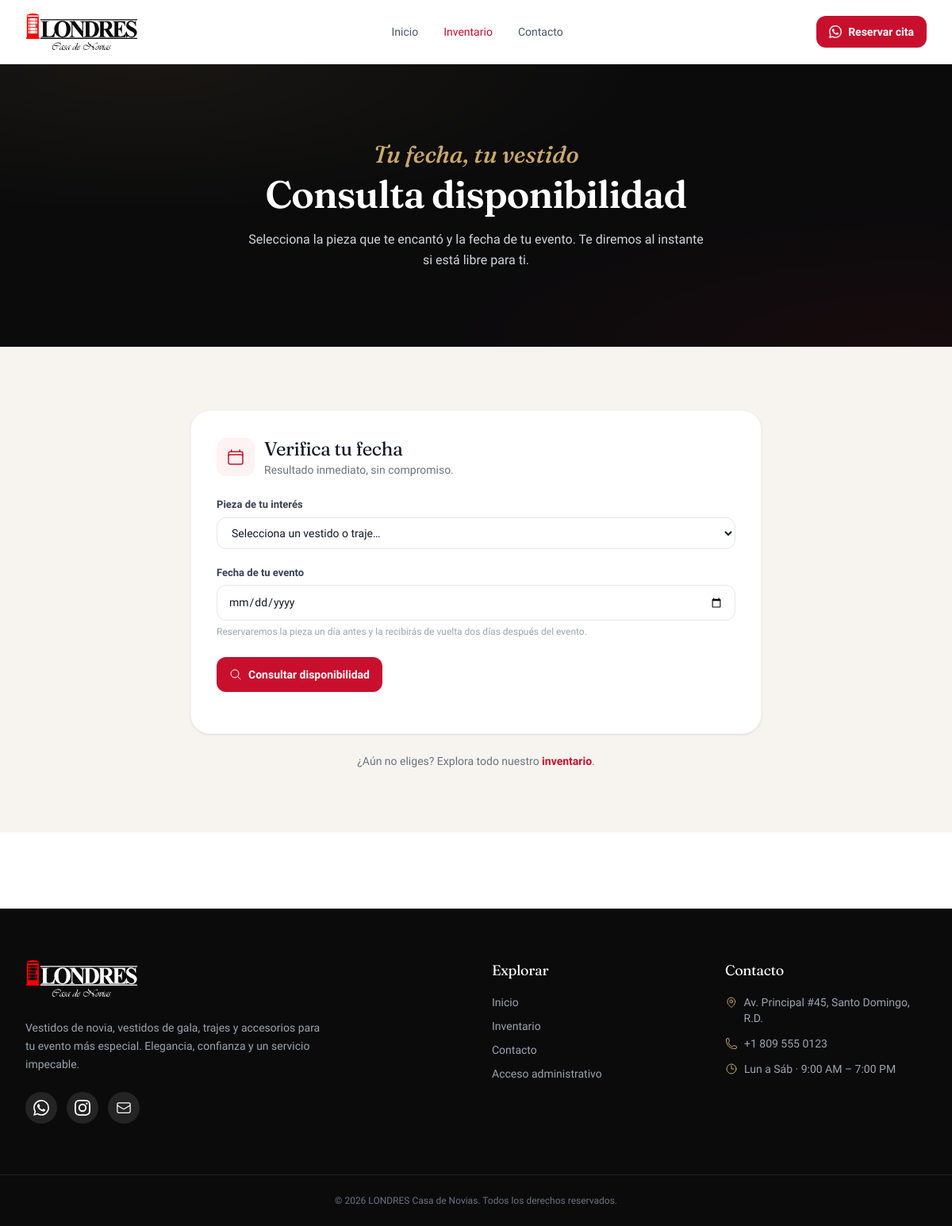
Page /disponibilidad.php on the committed database.
### tables this page shows
CREATE TABLE `business_settings` (
    `id`                         INT UNSIGNED NOT NULL AUTO_INCREMENT,
    `business_name`              VARCHAR(150) NOT NULL DEFAULT 'LONDRES Casa de Novias',
    `logo`                       VARCHAR(255) NULL,
    `phone`                      VARCHAR(40)  NULL,
    `whatsapp`                   VARCHAR(40)  NULL,
    `email`                      VARCHAR(150) NULL,
    `address`                    VARCHAR(255) NULL,
    `instagram`                  VARCHAR(120) NULL,
    `opening_hours`              VARCHAR(255) NULL,
    `rental_policy`              TEXT NULL,
    `return_policy`              TEXT NULL,
    `initial_payment_percentage` DECIMAL(5,2) NOT NULL DEFAULT 50.00,
    `currency`                   VARCHAR(10)  NOT NULL DEFAULT 'RD$',
    `tax_percentage`             DECIMAL(5,2) NOT NULL DEFAULT 0.00,
    `late_fee_per_day`           DECIMAL(12,2) NOT NULL DEFAULT 500.00,
    `late_fee_workweek`          ENUM('mon_fri','mon_sat') NOT NULL DEFAULT 'mon_fri',
    `invoice_prefix`             VARCHAR(20)  NOT NULL DEFAULT 'FAC',
    `barcode_prefix`             VARCHAR(6)   NOT NULL DEFAULT 'LCN',
    `primary_color`              VARCHAR(20)  NOT NULL DEFAULT '#C8102E',
    `created_at`                 TIMESTAMP NOT NULL DEFAULT CURRENT_TIMESTAMP,
    `updated_at`                 TIMESTAMP NOT NULL DEFAULT CURRENT_TIMESTAMP ON UPDATE CURRENT_TIMESTAMP,
    PRIMARY KEY (`id`)
);

### app/config/database.php (called while the page is built, shortened)
<?php
function db(): PDO
{
    static $pdo = null;
    if ($pdo instanceof PDO) {
        return $pdo;
    }
    $dsn = sprintf(
        'mysql:host=%s;port=%s;dbname=%s;charset=%s',
        DB_HOST, DB_PORT, DB_NAME, DB_CHARSET
    );
    try {
        $pdo = new PDO($dsn, DB_USER, DB_PASS, [
            PDO::ATTR_ERRMODE            => PDO::ERRMODE_EXCEPTION,
            PDO::ATTR_DEFAULT_FETCH_MODE => PDO::FETCH_ASSOC,
            PDO::ATTR_EMULATE_PREPARES   => true,
            PDO::MYSQL_ATTR_INIT_COMMAND => "SET NAMES utf8mb4 COLLATE utf8mb4_unicode_ci",
        ]);
    } catch (PDOException $e) {
        if (defined('APP_DEBUG') && APP_DEBUG) {
            http_response_code(500);
            die('Error de conexión a la base de datos: ' . htmlspecialchars($e->getMessage()));
        }
        error_log('DB connection error: ' . $e->getMessage());
        http_response_code(500);
        die('No se pudo conectar a la base de datos. Intente más tarde.');
    }
    try {
        $pdo->exec("SET SESSION sql_mode = (SELECT REPLACE(@@sql_mode, 'ONLY_FULL_GROUP_BY', ''))");
    } catch (Throwable $e) {  }
    return $pdo;
}

### app/helpers/db.php (called while the page is built, shortened)
<?php
function db_all(string $sql, array $params = []): array
{
    $stmt = db()->prepare($sql);
    $stmt->execute($params);
    return $stmt->fetchAll();
}
function db_one(string $sql, array $params = []): ?array
{
    $stmt = db()->prepare($sql);
    $stmt->execute($params);
    $row = $stmt->fetch();
    return $row === false ? null : $row;
}

### app/helpers/functions.php (called while the page is built, shortened)
<?php
function e($value): string
{
    return htmlspecialchars((string) ($value ?? ''), ENT_QUOTES | ENT_SUBSTITUTE, 'UTF-8');
}
function clean_route(string $path): array
{
    $path = ltrim($path, '/');
    $qs = '';
    $isIndex = false;
    $path = preg_replace('/\.php$/i', '', $path);
    if ($path === 'index') {
        $path = '';
        $isIndex = true;
    } elseif (substr($path, -6) === '/index') {
        $path = substr($path, 0, -6);
        $isIndex = true;
    }
    return [trim($path, '/'), $qs, $isIndex];
}
function admin_url(string $path = ''): string
{
    [$p, $qs, $isIndex] = clean_route($path);
    $base = APP_URL . '/admin' . ($p !== '' ? '/' . $p : '');
    return $base . $qs;
}
function pub_url(string $path = ''): string
{
    [$p, $qs, $isIndex] = clean_route($path);
    if ($p === '') return APP_URL . '/' . $qs;
    return APP_URL . '/' . $p . ($isIndex ? '/' : '') . $qs;
}
function settings_all(): array
{
    static $row = null;
    if ($row === null) {
        $row = db_one('SELECT * FROM business_settings ORDER BY id ASC LIMIT 1') ?: [];
    }
    return $row;
}
function setting(string $key, $default = null)
{
    $row = settings_all();
    if (array_key_exists($key, $row) && $row[$key] !== null && $row[$key] !== '') {
        return $row[$key];
    }
    return $default;
}

### public/disponibilidad.php (the view, shortened to what this page needs)
<?php
$products = db_all(
    "SELECT p.id, p.name, p.slug, p.rental_price, p.main_image,
            c.name AS category_name
     FROM products p
     LEFT JOIN categories c ON c.id = p.category_id
     WHERE p.type IN ('rental','both')
       AND p.status = 'active'
     ORDER BY p.name ASC"
);
require LCN_ROOT . '/app/views/layouts/public_header.php';
?>
<section class="relative overflow-hidden bg-brand-dark">
    <div class="pointer-events-none absolute inset-0 opacity-30"
         style="background:radial-gradient(55% 55% at 15% 0%, rgba(201,168,106,.25), transparent), radial-gradient(50% 50% at 95% 100%, rgba(200,16,46,.22), transparent)"></div>
    <div class="relative mx-auto max-w-3xl px-4 py-20 text-center sm:px-6 lg:py-24">
        <span class="font-script text-3xl text-brand-gold">Tu fecha, tu vestido</span>
        <h1 class="mt-2 font-serif text-4xl font-semibold text-white sm:text-5xl">Consulta disponibilidad</h1>
        <p class="mx-auto mt-5 max-w-xl text-base leading-relaxed text-gray-300">
            Selecciona la pieza que te encantó y la fecha de tu evento. Te diremos al instante
            si está libre para ti.
        </p>
    </div>
</section>
<section class="bg-brand-cream">
    <div class="mx-auto max-w-3xl px-4 py-16 sm:px-6 lg:py-20">
        <?php if (!$products): ?>
            <?= empty_state(
                'No hay piezas disponibles para alquiler',
                'Por el momento no contamos con productos publicados para alquiler. Vuelve pronto.',
                'box',
                '<a href="' . pub_url('inventario.php') . '" class="inline-flex items-center gap-2 rounded-xl bg-brand-red px-4 py-2.5 text-sm font-semibold text-white shadow-sm transition hover:bg-red-700">Ver inventario</a>'
            ) ?>
        <?php else: ?>
            <div class="rounded-3xl border border-gray-100 bg-white p-6 shadow-soft sm:p-8">
                <div class="flex items-center gap-3">
                    <span class="flex h-12 w-12 items-center justify-center rounded-xl bg-red-50 text-brand-red"><?= icon('calendar', 'w-6 h-6') ?></span>
                    <div>
                        <h2 class="font-serif text-2xl text-gray-900">Verifica tu fecha</h2>
                        <p class="text-sm text-gray-500">Resultado inmediato, sin compromiso.</p>
                    </div>
                </div>
                <div class="mt-6 grid gap-5 sm:grid-cols-2">
                    <div class="sm:col-span-2">
                        <label class="lcn-label" for="selProducto">Pieza de tu interés</label>
                        <select id="selProducto" class="lcn-input">
                            <option value="">Selecciona un vestido o traje…</option>
                        </select>
                    </div>
                    <div class="sm:col-span-2">
                        <label class="lcn-label" for="fEvento">Fecha de tu evento</label>
                        <input type="date" id="fEvento" class="lcn-input" min="<?= date('Y-m-d') ?>">
                        <p class="mt-1.5 text-xs text-gray-400">Reservaremos la pieza un día antes y la recibirás de vuelta dos días después del evento.</p>
                    </div>
                </div>
                <button type="button"
                        data-public-availability
                        data-product=""
                        data-event="#fEvento"
                        data-delivery="#fEntrega"
                        data-return="#fDevolucion"
                        data-result="#boxDisp"
                        id="btnConsultar"
                        class="mt-6 inline-flex w-full items-center justify-center gap-2 rounded-xl bg-brand-red px-4 py-3 text-sm font-semibold text-white shadow-sm transition hover:bg-red-700 sm:w-auto">
                    <?= icon('search', 'w-4 h-4') ?> Consultar disponibilidad
                </button>
            </div>
            <p class="mt-6 text-center text-sm text-gray-500">
                ¿Aún no eliges? Explora todo nuestro
                <a href="<?= pub_url('inventario.php') ?>" class="font-semibold text-brand-red hover:text-red-700">inventario</a>.
            </p>
        <?php endif; ?>
    </div>
</section>
<?php require LCN_ROOT . '/app/views/layouts/public_footer.php'; ?>

### app/views/layouts/public_footer.php (shortened to what this page needs)
<?php
$wa   = preg_replace('/\D/', '', (string) setting('whatsapp', ''));
$ig   = trim((string) setting('instagram', ''));
$igUrl = $ig ? 'https://instagram.com/' . ltrim($ig, '@') : '';
?>
</main>
<footer class="mt-24 bg-brand-dark text-gray-300">
    <div class="mx-auto grid max-w-7xl gap-10 px-4 py-16 sm:px-6 md:grid-cols-4 lg:px-8">
        <div class="md:col-span-2">
            <?= brand_lockup('light', 'md') ?>
            <p class="mt-5 max-w-sm text-sm leading-relaxed text-gray-400">
                Vestidos de novia, vestidos de gala, trajes y accesorios para tu evento más especial.
                Elegancia, confianza y un servicio impecable.
            </p>
            <div class="mt-6 flex items-center gap-3">
                <?php if ($wa): ?><a href="https://wa.me/<?= e($wa) ?>" target="_blank" rel="noopener" class="flex h-10 w-10 items-center justify-center rounded-full bg-white/10 text-white transition hover:bg-brand-red"><?= icon('whatsapp', 'w-5 h-5') ?></a><?php endif; ?>
                <?php if ($igUrl): ?><a href="<?= e($igUrl) ?>" target="_blank" rel="noopener" class="flex h-10 w-10 items-center justify-center rounded-full bg-white/10 text-white transition hover:bg-brand-red"><?= icon('instagram', 'w-5 h-5') ?></a><?php endif; ?>
                <?php if (setting('email')): ?><a href="mailto:<?= e(setting('email')) ?>" class="flex h-10 w-10 items-center justify-center rounded-full bg-white/10 text-white transition hover:bg-brand-red"><?= icon('mail', 'w-5 h-5') ?></a><?php endif; ?>
            </div>
        </div>
        <div>
            <h4 class="font-serif text-lg text-white">Explorar</h4>
            <ul class="mt-4 space-y-2.5 text-sm">
                <li><a href="<?= pub_url('index.php') ?>" class="text-gray-400 transition hover:text-brand-gold">Inicio</a></li>
                <li><a href="<?= pub_url('inventario.php') ?>" class="text-gray-400 transition hover:text-brand-gold">Inventario</a></li>
                <li><a href="<?= pub_url('contacto.php') ?>" class="text-gray-400 transition hover:text-brand-gold">Contacto</a></li>
                <li><a href="<?= admin_url('login.php') ?>" class="text-gray-400 transition hover:text-brand-gold">Acceso administrativo</a></li>
            </ul>
        </div>
        <div>
            <h4 class="font-serif text-lg text-white">Contacto</h4>
            <ul class="mt-4 space-y-3 text-sm text-gray-400">
                <?php if (setting('address')): ?><li class="flex gap-2"><span class="mt-0.5 text-brand-gold"><?= icon('pin', 'w-4 h-4') ?></span><?= e(setting('address')) ?></li><?php endif; ?>
                <?php if (setting('phone')): ?><li class="flex gap-2"><span class="mt-0.5 text-brand-gold"><?= icon('phone', 'w-4 h-4') ?></span><?= e(setting('phone')) ?></li><?php endif; ?>
                <?php if (setting('opening_hours')): ?><li class="flex gap-2"><span class="mt-0.5 text-brand-gold"><?= icon('clock', 'w-4 h-4') ?></span><?= e(setting('opening_hours')) ?></li><?php endif; ?>
            </ul>
        </div>
    </div>
    <div class="border-t border-white/10">
        <div class="mx-auto max-w-7xl px-4 py-6 text-center text-xs text-gray-500 sm:px-6 lg:px-8">
            &copy; <?= date('Y') ?> <?= e(setting('business_name', APP_NAME)) ?>. Todos los derechos reservados.
        </div>
    </div>
</footer>
</body>
</html>

### public/assets/css/app.css (style rules this page uses)
:root { --brand-red: #C8102E; --brand-gold: #C9A86A; }
html { scroll-behavior: smooth; }
body { -webkit-font-smoothing: antialiased; -moz-osx-font-smoothing: grayscale; text-rendering: optimizeLegibility; }
body { font-family: 'Plus Jakarta Sans', ui-sans-serif, system-ui, sans-serif; }
.font-serif, .font-display { letter-spacing: -0.02em; font-optical-sizing: auto; }
h1, h2 { text-wrap: balance; }
.font-script { font-family: 'Fraunces', ui-serif, Georgia, serif !important; font-style: italic; font-weight: 500; letter-spacing: 0; }
.lcn-input { width: 100%; border-radius: .75rem; border: 1px solid #e5e7eb; background: #fff; padding: .625rem .875rem; font-size: .875rem; color: #111827; transition: box-shadow .15s, border-color .15s; }
.lcn-input::placeholder { color: #9ca3af; }
.lcn-label { display:block; margin-bottom:.375rem; font-size:.8125rem; font-weight:600; color:#374151; }
html, body { max-width: 100%; }
body { overflow-x: clip; }
img, svg, video, canvas { max-width: 100%; }

### rows in the picture
business_settings: address "Av. Principal #45, Santo Domingo, R.D.", phone "+1 809 555 0123", opening_hours "Lun a Sáb · 9:00 AM – 7:00 PM", business_name "LONDRES Casa de Novias"

### other values in the picture
$label "Inicio"
$label "Inventario"
$label "Contacto"
